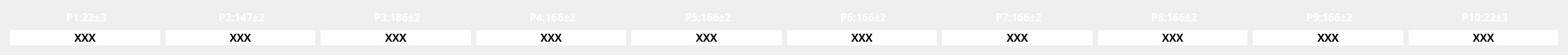
   <widget class="QWidget" name="gridLayoutWidget">
    <property name="geometry">
     <rect>
      <x>30</x>
      <y>130</y>
      <width>1771</width>
      <height>61</height>
     </rect>
    </property>
    <layout class="QGridLayout" name="gridLayout">
     <item row="0" column="1">
      <widget class="QLabel" name="P2label_5">
       <property name="font">
        <font>
         <family>Ubuntu Mono</family>
         <pointsize>9</pointsize>
         <weight>75</weight>
         <bold>true</bold>
        </font>
       </property>
       <property name="styleSheet">
        <string notr="true">color: rgb(255, 255, 255);</string>
       </property>
       <property name="text">
        <string> P2:147±2</string>
       </property>
       <property name="alignment">
        <set>Qt::AlignCenter</set>
       </property>
      </widget>
     </item>
     <item row="1" column="9">
      <widget class="QLabel" name="R_A_10">
       <property name="font">
        <font>
         <family>Ubuntu Mono</family>
         <pointsize>9</pointsize>
         <weight>75</weight>
         <bold>true</bold>
        </font>
       </property>
       <property name="styleSheet">
        <string notr="true">background-color: rgb(255, 255, 255);
border-color: rgb(36, 36, 36);</string>
       </property>
       <property name="text">
        <string>XXX</string>
       </property>
       <property name="alignment">
        <set>Qt::AlignCenter</set>
       </property>
      </widget>
     </item>
     <item row="0" column="9">
      <widget class="QLabel" name="P10label_5">
       <property name="font">
        <font>
         <family>Ubuntu Mono</family>
         <pointsize>9</pointsize>
         <weight>75</weight>
         <bold>true</bold>
        </font>
       </property>
       <property name="styleSheet">
        <string notr="true">color: rgb(255, 255, 255);</string>
       </property>
       <property name="text">
        <string> P10:22±3</string>
       </property>
       <property name="alignment">
        <set>Qt::AlignCenter</set>
       </property>
      </widget>
     </item>
     <item row="1" column="7">
      <widget class="QLabel" name="R_A_8">
       <property name="font">
        <font>
         <family>Ubuntu Mono</family>
         <pointsize>9</pointsize>
         <weight>75</weight>
         <bold>true</bold>
        </font>
       </property>
       <property name="styleSheet">
        <string notr="true">background-color: rgb(255, 255, 255);
border-color: rgb(36, 36, 36);</string>
       </property>
       <property name="text">
        <string>XXX</string>
       </property>
       <property name="alignment">
        <set>Qt::AlignCenter</set>
       </property>
      </widget>
     </item>
     <item row="0" column="2">
      <widget class="QLabel" name="P3label_5">
       <property name="font">
        <font>
         <family>Ubuntu Mono</family>
         <pointsize>9</pointsize>
         <weight>75</weight>
         <bold>true</bold>
        </font>
       </property>
       <property name="styleSheet">
        <string notr="true">color: rgb(255, 255, 255);</string>
       </property>
       <property name="text">
        <string> P3:186±2</string>
       </property>
       <property name="alignment">
        <set>Qt::AlignCenter</set>
       </property>
      </widget>
     </item>
     <item row="0" column="5">
      <widget class="QLabel" name="P6label_5">
       <property name="font">
        <font>
         <family>Ubuntu Mono</family>
         <pointsize>9</pointsize>
         <weight>75</weight>
         <bold>true</bold>
        </font>
       </property>
       <property name="styleSheet">
        <string notr="true">color: rgb(255, 255, 255);</string>
       </property>
       <property name="text">
        <string> P6:166±2</string>
       </property>
       <property name="alignment">
        <set>Qt::AlignCenter</set>
       </property>
      </widget>
     </item>
     <item row="0" column="7">
      <widget class="QLabel" name="P8label_5">
       <property name="font">
        <font>
         <family>Ubuntu Mono</family>
         <pointsize>9</pointsize>
         <weight>75</weight>
         <bold>true</bold>
        </font>
       </property>
       <property name="styleSheet">
        <string notr="true">color: rgb(255, 255, 255);</string>
       </property>
       <property name="text">
        <string> P8:166±2</string>
       </property>
       <property name="alignment">
        <set>Qt::AlignCenter</set>
       </property>
      </widget>
     </item>
     <item row="1" column="5">
      <widget class="QLabel" name="R_A_6">
       <property name="font">
        <font>
         <family>Ubuntu Mono</family>
         <pointsize>9</pointsize>
         <weight>75</weight>
         <bold>true</bold>
        </font>
       </property>
       <property name="styleSheet">
        <string notr="true">background-color: rgb(255, 255, 255);
border-color: rgb(36, 36, 36);</string>
       </property>
       <property name="text">
        <string>XXX</string>
       </property>
       <property name="alignment">
        <set>Qt::AlignCenter</set>
       </property>
      </widget>
     </item>
     <item row="1" column="8">
      <widget class="QLabel" name="R_A_9">
       <property name="font">
        <font>
         <family>Ubuntu Mono</family>
         <pointsize>9</pointsize>
         <weight>75</weight>
         <bold>true</bold>
        </font>
       </property>
       <property name="styleSheet">
        <string notr="true">background-color: rgb(255, 255, 255);
border-color: rgb(36, 36, 36);</string>
       </property>
       <property name="text">
        <string>XXX</string>
       </property>
       <property name="alignment">
        <set>Qt::AlignCenter</set>
       </property>
      </widget>
     </item>
     <item row="0" column="3">
      <widget class="QLabel" name="P4label_5">
       <property name="font">
        <font>
         <family>Ubuntu Mono</family>
         <pointsize>9</pointsize>
         <weight>75</weight>
         <bold>true</bold>
        </font>
       </property>
       <property name="styleSheet">
        <string notr="true">color: rgb(255, 255, 255);</string>
       </property>
       <property name="text">
        <string> P4:166±2</string>
       </property>
       <property name="alignment">
        <set>Qt::AlignCenter</set>
       </property>
      </widget>
     </item>
     <item row="0" column="6">
      <widget class="QLabel" name="P7label_5">
       <property name="font">
        <font>
         <family>Ubuntu Mono</family>
         <pointsize>9</pointsize>
         <weight>75</weight>
         <bold>true</bold>
        </font>
       </property>
       <property name="styleSheet">
        <string notr="true">color: rgb(255, 255, 255);</string>
       </property>
       <property name="text">
        <string> P7:166±2</string>
       </property>
       <property name="alignment">
        <set>Qt::AlignCenter</set>
       </property>
      </widget>
     </item>
     <item row="1" column="0">
      <widget class="QLabel" name="R_A_1">
       <property name="font">
        <font>
         <family>Ubuntu Mono</family>
         <pointsize>9</pointsize>
         <weight>75</weight>
         <bold>true</bold>
        </font>
       </property>
       <property name="styleSheet">
        <string notr="true">background-color: rgb(255, 255, 255);
border-color: rgb(36, 36, 36);</string>
       </property>
       <property name="text">
        <string>XXX</string>
       </property>
       <property name="alignment">
        <set>Qt::AlignCenter</set>
       </property>
      </widget>
     </item>
     <item row="1" column="6">
      <widget class="QLabel" name="R_A_7">
       <property name="font">
        <font>
         <family>Ubuntu Mono</family>
         <pointsize>9</pointsize>
         <weight>75</weight>
         <bold>true</bold>
        </font>
       </property>
       <property name="styleSheet">
        <string notr="true">background-color: rgb(255, 255, 255);
border-color: rgb(36, 36, 36);</string>
       </property>
       <property name="text">
        <string>XXX</string>
       </property>
       <property name="alignment">
        <set>Qt::AlignCenter</set>
       </property>
      </widget>
     </item>
     <item row="0" column="8">
      <widget class="QLabel" name="P9label_5">
       <property name="font">
        <font>
         <family>Ubuntu Mono</family>
         <pointsize>9</pointsize>
         <weight>75</weight>
         <bold>true</bold>
        </font>
       </property>
       <property name="styleSheet">
        <string notr="true">color: rgb(255, 255, 255);</string>
       </property>
       <property name="text">
        <string> P9:166±2</string>
       </property>
       <property name="alignment">
        <set>Qt::AlignCenter</set>
       </property>
      </widget>
     </item>
     <item row="1" column="1">
      <widget class="QLabel" name="R_A_2">
       <property name="font">
        <font>
         <family>Ubuntu Mono</family>
         <pointsize>9</pointsize>
         <weight>75</weight>
         <bold>true</bold>
        </font>
       </property>
       <property name="styleSheet">
        <string notr="true">background-color: rgb(255, 255, 255);
border-color: rgb(36, 36, 36);</string>
       </property>
       <property name="text">
        <string>XXX</string>
       </property>
       <property name="alignment">
        <set>Qt::AlignCenter</set>
       </property>
      </widget>
     </item>
     <item row="1" column="2">
      <widget class="QLabel" name="R_A_3">
       <property name="font">
        <font>
         <family>Ubuntu Mono</family>
         <pointsize>9</pointsize>
         <weight>75</weight>
         <bold>true</bold>
        </font>
       </property>
       <property name="styleSheet">
        <string notr="true">background-color: rgb(255, 255, 255);
border-color: rgb(36, 36, 36);</string>
       </property>
       <property name="text">
        <string>XXX</string>
       </property>
       <property name="alignment">
        <set>Qt::AlignCenter</set>
       </property>
      </widget>
     </item>
     <item row="0" column="0">
      <widget class="QLabel" name="P1label_5">
       <property name="font">
        <font>
         <family>Ubuntu Mono</family>
         <pointsize>9</pointsize>
         <weight>75</weight>
         <bold>true</bold>
        </font>
       </property>
       <property name="styleSheet">
        <string notr="true">color: rgb(255, 255, 255);</string>
       </property>
       <property name="text">
        <string> P1:22±3</string>
       </property>
       <property name="alignment">
        <set>Qt::AlignCenter</set>
       </property>
      </widget>
     </item>
     <item row="0" column="4">
      <widget class="QLabel" name="P5label_5">
       <property name="font">
        <font>
         <family>Ubuntu Mono</family>
         <pointsize>9</pointsize>
         <weight>75</weight>
         <bold>true</bold>
        </font>
       </property>
       <property name="styleSheet">
        <string notr="true">color: rgb(255, 255, 255);</string>
       </property>
       <property name="text">
        <string> P5:166±2</string>
       </property>
       <property name="alignment">
        <set>Qt::AlignCenter</set>
       </property>
      </widget>
     </item>
     <item row="1" column="4">
      <widget class="QLabel" name="R_A_5">
       <property name="font">
        <font>
         <family>Ubuntu Mono</family>
         <pointsize>9</pointsize>
         <weight>75</weight>
         <bold>true</bold>
        </font>
       </property>
       <property name="styleSheet">
        <string notr="true">background-color: rgb(255, 255, 255);
border-color: rgb(36, 36, 36);</string>
       </property>
       <property name="text">
        <string>XXX</string>
       </property>
       <property name="alignment">
        <set>Qt::AlignCenter</set>
       </property>
      </widget>
     </item>
     <item row="1" column="3">
      <widget class="QLabel" name="R_A_4">
       <property name="font">
        <font>
         <family>Ubuntu Mono</family>
         <pointsize>9</pointsize>
         <weight>75</weight>
         <bold>true</bold>
        </font>
       </property>
       <property name="styleSheet">
        <string notr="true">background-color: rgb(255, 255, 255);
border-color: rgb(36, 36, 36);</string>
       </property>
       <property name="text">
        <string>XXX</string>
       </property>
       <property name="alignment">
        <set>Qt::AlignCenter</set>
       </property>
      </widget>
     </item>
    </layout>
   </widget>
